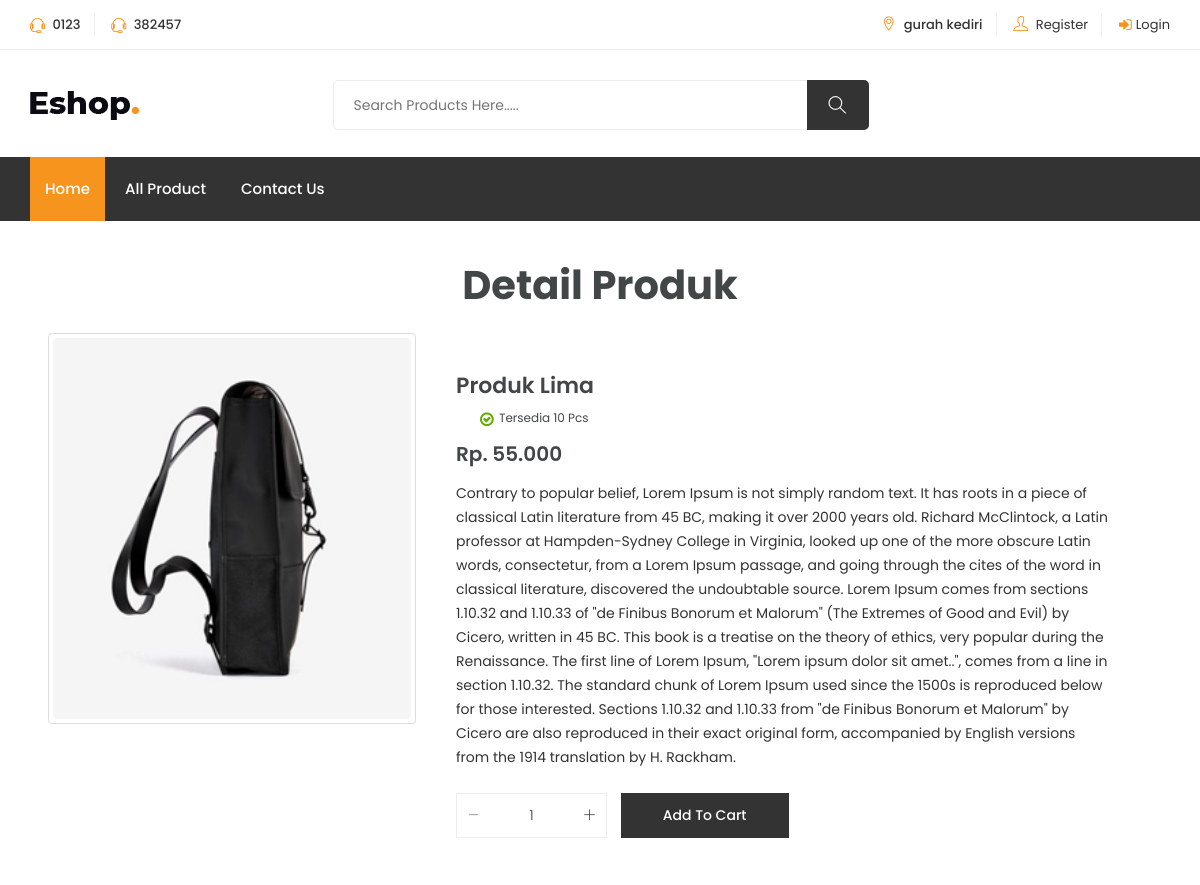
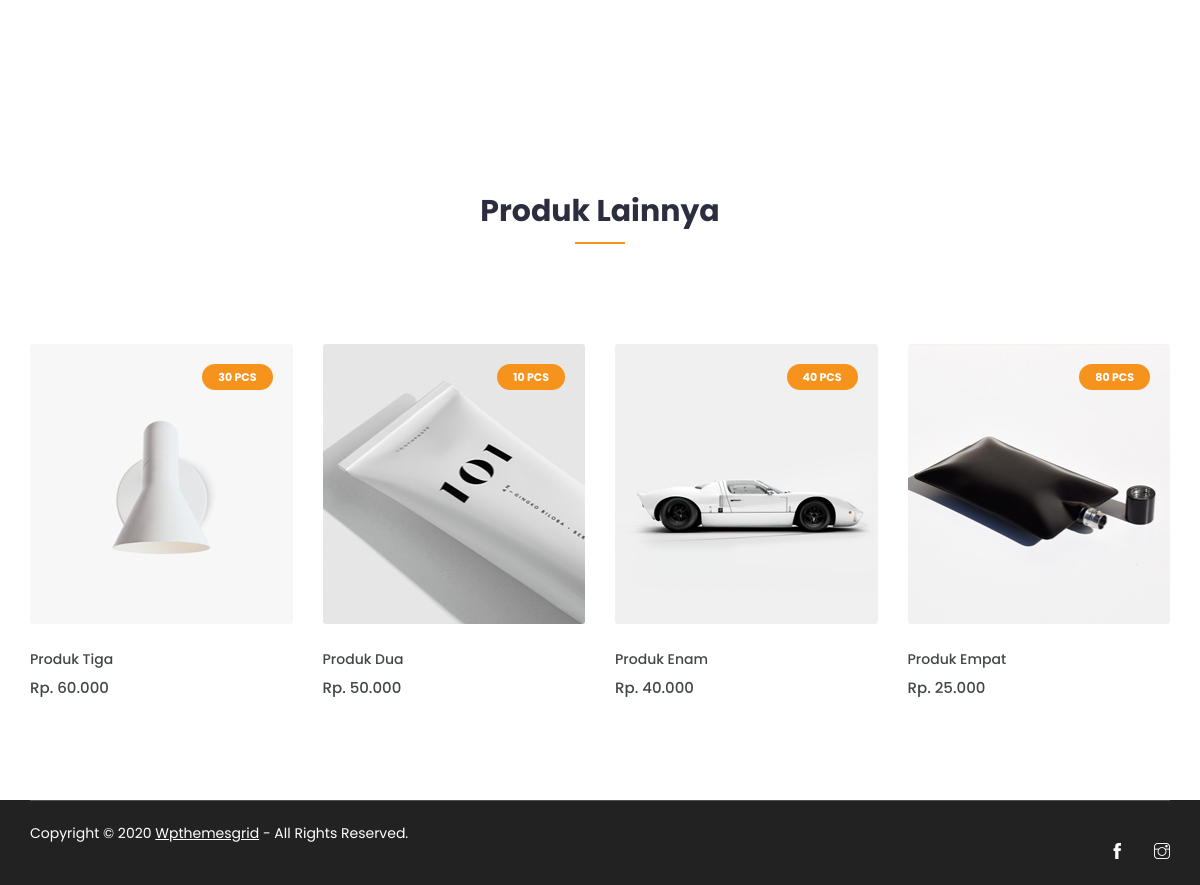
Screenshot of /produk.php?id=6 with the database file from the repository (2 pictures, top to bottom).
### tables this page shows
CREATE TABLE `setting` (
  `id` int(11) NOT NULL,
  `telp_satu` varchar(150) DEFAULT NULL,
  `telp_dua` varchar(150) DEFAULT NULL,
  `email` varchar(150) DEFAULT NULL,
  `alamat` varchar(150) DEFAULT NULL,
  `link_fb` varchar(150) DEFAULT NULL,
  `link_ig` varchar(150) DEFAULT NULL,
  `rekening` varchar(100) DEFAULT NULL,
  `deskripsi` text DEFAULT NULL,
  `cara_bayar` text DEFAULT NULL
);

CREATE TABLE `produk` (
  `id` int(11) NOT NULL,
  `nama` varchar(100) DEFAULT NULL,
  `harga` int(11) DEFAULT 0,
  `stok` int(11) DEFAULT 0,
  `deskripsi` text DEFAULT NULL,
  `gambar` text DEFAULT NULL,
  `id_kategori` int(11) DEFAULT NULL
);

### produk.php (the view, shortened to what this page needs)
<!DOCTYPE html>
<html lang="zxx">
<?php include 'php/koneksi.php';?>
<?php include 'base_h.php';?>
<body class="js">
    <?php include 'base_nav.php';?>
    <?php $produk = mysqli_query($koneksi,"select * from produk where id='$_GET[id]'");
    while($dpro=mysqli_fetch_assoc($produk)) { ?>
    <section class="product-area shop-sidebar shop section mr-5 ml-5 mt-3 pt-4">
        <div class="text-center">
            <h1>Detail Produk</h1>
        </div>
        <br>
        <div class="row no-gutters">
            <div class="col-lg-4 col-md-12 col-sm-12 col-xs-12">
                <div class="product-gallery">
                    <img src="assets/gambar/produk/<?=$dpro['gambar']?>" width="100%" alt="#" class="img-thumbnail">
                </div>
            </div>
            <div class="col-lg-8 col-md-12 col-sm-12 col-xs-12">
                <div class="quickview-content">
                    <h2><?php echo $dpro['nama']?></h2>
                    <div class="quickview-ratting-review">
                        <div class="quickview-stock">
                            <span><i class="fa fa-check-circle-o"></i> Tersedia <?php echo $dpro['stok']?> Pcs</span>
                        </div>
                    </div>
                    <h3><?php echo "Rp. ".number_format($dpro['harga'],0,',','.'); ?></h3>
                    <div class="quickview-peragraph">
                        <p><?=$dpro['deskripsi']?></p>
                    </div>
                    <br>
                    <form action="php/aksi_tambah_keranjang.php" method="post">
                        <div class="quantity">
                            <div class="input-group">
                                <div class="button minus">
                                    <button type="button" class="btn btn-primary btn-number" disabled="disabled"
                                        data-type="minus" data-field="jumlah">
                                        <i class="ti-minus"></i>
                                    </button>
                                </div>
                                <input type="text" name="jumlah" class="input-number" data-min="1"
                                    data-max="<?php echo $dpro['stok']?>" value="1">
                                <div class="button plus">
                                    <button type="button" class="btn btn-primary btn-number" data-type="plus"
                                        data-field="jumlah">
                                        <i class="ti-plus"></i>
                                    </button>
                                </div>
                            </div>
                        </div>
                        <?php
                        if($_SESSION['username']==''){ ?>
                        <div class="add-to-cart">
                            <a href="#" class="btn" onclick="return alert('Maaf, Anda harus login')">Add to cart</a>
                        </div>
                        <?php } ?>
                    </form>
                </div>
            </div>
        </div>
    </section>
    <?php } ?>
    <div class="product-area section">
        <div class="container">
            <div class="row">
                <div class="col-12">
                    <div class="section-title">
                        <h2>Produk Lainnya</h2>
                    </div>
                </div>
            </div>
            <div class="row">
                <div class="col-12">
                    <div class="product-info">
                        <div class="tab-content" id="myTabContent">
                            <div class="tab-pane fade show active" id="man" role="tabpanel">
                                <div class="tab-single">
                                    <div class="row">
                                        <?php $produk = mysqli_query($koneksi,"select * from produk order by rand() limit 0,4");
                                        while($dpro=mysqli_fetch_assoc($produk)) { ?>
                                        <div class="col-xl-3 col-lg-4 col-md-4 col-12">
                                            <div class="single-product">
                                                <div class="product-img">
                                                    <a href="produk.php?id=<?php echo $dpro['id']?>">
                                                        <img class="default-img"
                                                            src="assets/gambar/produk/<?php echo $dpro['gambar']?>"
                                                            alt="#">
                                                        <span class="price-dec"><?php echo $dpro['stok']?> Pcs</span>
                                                    </a>
                                                </div>
                                                <div class="product-content">
                                                    <h3><a
                                                            href="produk.php?id=<?php echo $dpro['id']?>"><?php echo $dpro['nama']?></a>
                                                    </h3>
                                                    <div class="product-price">
                                                        <span><?php echo "Rp. ".number_format($dpro['harga'],0,',','.'); ?></span>
                                                    </div>
                                                </div>
                                            </div>
                                        </div>
                                        <?php } ?>
                                    </div>
                                </div>
                            </div>
                        </div>
                    </div>
                </div>
            </div>
        </div>
    </div>
    <?php include 'base_f.php';?>
</body>
</html>

### base_nav.php (shortened to what this page needs)
<?php
include '../php/koneksi.php';
?>
<?php
$datasetting = mysqli_query($koneksi,"select * from setting order by id desc limit 0,1");
while($st=mysqli_fetch_assoc($datasetting)) { ?>
<header class="header shop">
    <div class="topbar">
        <div class="container">
            <div class="row">
                <div class="col-lg-4 col-md-12 col-12">
                    <div class="top-left">
                        <ul class="list-main">
                            <li><i class="ti-headphone-alt"></i> <?php echo $st['telp_satu']?> </li>
                            <li><i class="ti-headphone-alt"></i> <?php echo $st['telp_dua']?></li>
                        </ul>
                    </div>
                </div>
                <div class="col-lg-8 col-md-12 col-12">
                    <div class="right-content">
                        <ul class="list-main">
                            <li><i class="ti-location-pin"></i> <?php echo $st['alamat']?></li>
                            <?php
                                if($_SESSION['username']==''){ ?>
                            <li><a href="register.php"><i class="ti-user"></i> Register</a></li>
                            <li><a href="login.php"><i class="fa fa-sign-in"></i>Login</a></li>
                            <?php }else{ ?>
                            <li><a href="php/aksi_logout_frontend.php"><i class="ti-power-off"></i>Logout</a></li>
                            <?php } ?>
                        </ul>
                    </div>
                </div>
            </div>
        </div>
    </div>
    <div class="middle-inner">
        <div class="container">
            <div class="row">
                <div class="col-lg-2 col-md-2 col-12">
                    <div class="logo">
                        <a href="index.html"><img src="assets/user/images/logo.png" alt="logo"></a>
                    </div>
                </div>
                <div class="col-lg-8 col-md-7 col-12">
                    <div class="search-bar-top">
                        <div class="search-bar">
                            <form action="pencarian.php" method="get">
                                <input required name="search" placeholder="Search Products Here....." type="search">
                                <button type="submit" class="btnn"><i class="ti-search"></i></button>
                            </form>
                        </div>
                    </div>
                </div>
                <div class="col-lg-2 col-md-3 col-12">
                </div>
            </div>
        </div>
    </div>
    <div class="header-inner">
        <div class="container">
            <div class="cat-nav-head">
                <div class="row">
                    <div class="col-lg-12 col-12">
                        <div class="menu-area">
                            <nav class="navbar navbar-expand-lg">
                                <div class="navbar-collapse">
                                    <div class="nav-inner">
                                        <ul class="nav main-menu menu navbar-nav">
                                            <li class="active"><a href="index.php">Home</a></li>
                                            <li><a href="all-product.php">All Product</a></li>
                                            <li><a href="contact-us.php">Contact Us</a></li>
                                        </ul>
                                    </div>
                                </div>
                            </nav>
                        </div>
                    </div>
                </div>
            </div>
        </div>
    </div>
</header>
<?php } ?>

### base_f.php (shortened to what this page needs)
<footer class="footer">
    <div class="copyright">
        <div class="container">
            <div class="inner">
                <div class="row">
                    <div class="col-lg-9 col-12">
                        <div class="left">
                            <p>Copyright © 2020 <a href="http://www.wpthemesgrid.com" target="_blank">Wpthemesgrid</a> -
                                All Rights Reserved.</p>
                        </div>
                    </div>
                    <div class="col-lg-3 col-md-3 col-12 text-right">
                        <div class="single-footer social">
                            <?php
                            $datasetting = mysqli_query($koneksi,"select * from setting order by id desc limit 0,1");
                            while($st=mysqli_fetch_assoc($datasetting)) { ?>
                            <ul>
                                <li><a href="<?php if($st['link_fb']!=''){echo $st['link_fb'];}else{echo '#';}?>" target="blank()"><i class="ti-facebook"></i></a></li>
                                <li><a href="<?php if($st['link_ig']!=''){echo $st['link_fb'];}else{echo '#';}?>" target="blank()"><i class="ti-instagram"></i></a></li>
                            </ul>
                            <?php } ?>
                        </div>
                    </div>
                </div>
            </div>
        </div>
</footer>

### rows the page displays
setting: telp_satu "0123", telp_dua "382457", alamat "gurah kediri"
produk: gambar (picture), nama "Produk Lima", stok "10", harga "55.000", deskripsi "Contrary to popular belief, Lorem Ipsum is not simply random text. It has roots in a piece of classical Latin literature from 45 BC, making it over 2000 years old. Richard McClintock, a Latin professor at Hampden-Sydney College in Virginia, looked up one of the more obscure Latin words, consectetur, from a Lorem Ipsum passage, and going through the cites of the word in classical literature, discovered the undoubtable source. Lorem Ipsum comes from sections 1.10.32 and 1.10.33 of \"de Finibus Bonorum et Malorum\" (The Extremes of Good and Evil) by Cicero, written in 45 BC. This book is a treatise on the theory of ethics, very popular during the Renaissance. The first line of Lorem Ipsum,…"
produk: gambar (picture), stok "30", nama "Produk Tiga", harga "60.000"
produk: gambar (picture), stok "10", nama "Produk Dua", harga "50.000"
produk: gambar (picture), stok "40", nama "Produk Enam", harga "40.000"
produk: gambar (picture), stok "80", nama "Produk Empat", harga "25.000"
